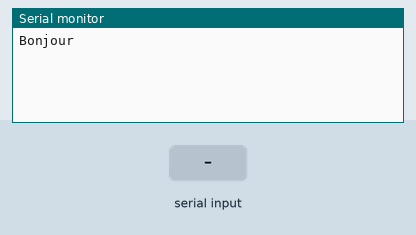
Simulated run of this sketch. Board: Arduino Uno, built with avr-gcc and run on an emulated ATmega328P. Parts: the last lines printed to the serial monitor. The test bench sets the inputs (shaded band).

Above: at 1.7 s.
1.8 s: "1" received over the second serial link
At 3.0 s:
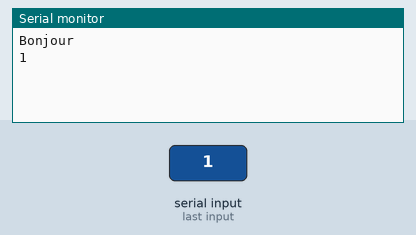
3.3 s: "0" received over the second serial link
At 4.3 s:
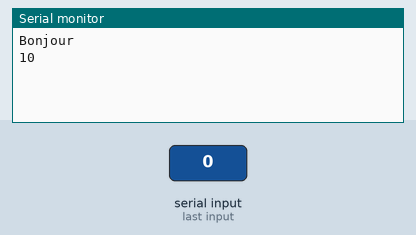

The sketch:

Bluetooth.ino
```cpp
#include<SoftwareSerial.h>
#define RX 11
#define TX 12
SoftwareSerial BlueT(RX,TX);


void setup() {
  Serial.begin(9600);
  Serial.println("Bonjour");
  BlueT.begin(38400);
  BlueT.write("okkkk");
  delay(500);
  // put your setup code here, to run once:

}

void loop() {
  while(BlueT.available()){
    Serial.print(char(BlueT.read()));}
    while(Serial.available()){
      BlueT.write(char(Serial.read()));}
  }

  // put your main code here, to run repeatedly:
```

Measured:
- after the input at 1.8 s, the serial monitor: prints a new line at once (image 1)
- after the input at 3.3 s, the serial monitor: prints a new line at once (image 2)
